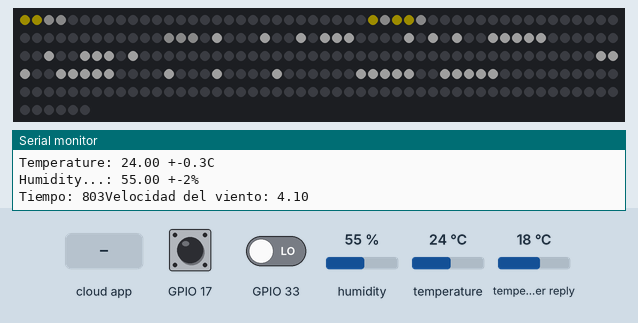
This program was run on a simulated ESP32. On the bench: 256 RGB LEDs in strip order, left to right, continuing on the next row, the last lines printed to the serial monitor. The inputs (shaded band) are chosen by the test bench; at power-on: GPIO 17 HIGH, GPIO 33 LOW, humidity 55 %, temperature 24 °C, temperature in the weather reply 18 °C. Dim RGB values are drawn brighter than linear; the local clock reads 2024-03-15 10:24:30 at power-on unless the program sets it; storage starts empty; random numbers use the default seed unless the program sets one; web services answer with replies made up by the test bench. At 37.9 s the program puts the board to deep sleep or switches it off; the recording ends there.

Above: at 2.7 s.
2.8 s: the phone or cloud app sets AMBIENTE to 1
At 5.8 s:
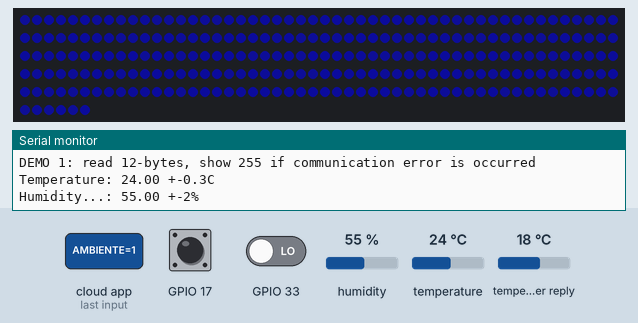
7.7 s: the phone or cloud app sets BRILLO to 1
At 10.0 s:
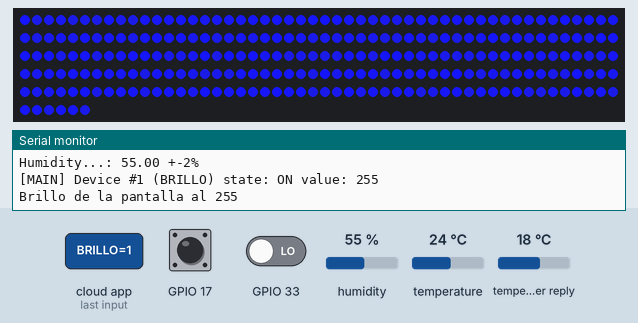
10.8 s: the phone or cloud app sets AMBIENTE to 0
At 13.29 s:
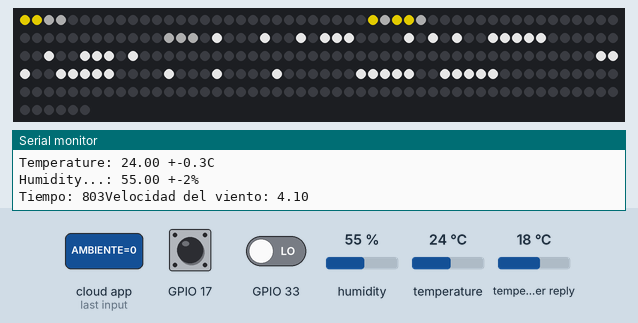
13.4 s: GPIO 17 pulled LOW for 1 s
At 14.87 s:
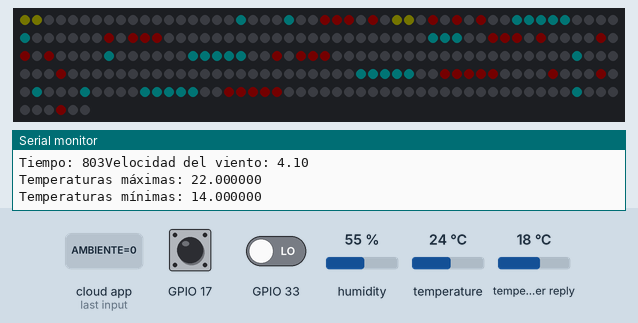
15.0 s: GPIO 17 pulled LOW for 3.2 s
At 20.9 s:
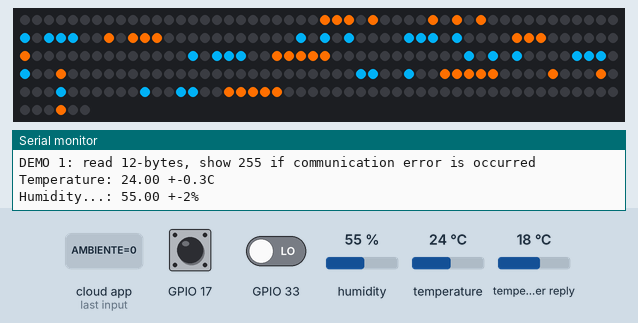
Timing chart, 0 to 22.4 s (numbered marks = the images above; inputs shaded):
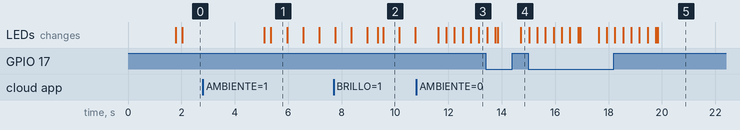

The program:

main.cpp
```cpp
//          CÓDIGO PRINCIPAL DISPOSITIVO RELEXA
//                Autor: Antonio Vázquez Pérez

//Activar para depurar
#define DEBUG 1

#include <Arduino.h>
#include "Perifericos.h"
#include "Red.h"
#include "Escenas.h"


//ALEXA

fauxmoESP conexionAlexa;

//PANTALLA
CRGB leds[NUMPIXELS];
int brillo = 30;
int colorAmbiente = 0x2020C0;

//RTC
ThreeWire myWire(RELPIN_DAT, RELPIN_CLK, RELPIN_CS); // IO, SCLK, CE
RtcDS1302<ThreeWire> rtc(myWire);

//SENSOR PIR (WAKE FROM DEEP SLEEP)
unsigned long ultimaActividad;          //Guarda en que momento se realizó la última actividad (millis)

//SENSOR DE TEMPERATURA Y HUMEDAD
AHT10 myAHT10(AHT10_ADDRESS_0X38);
uint8_t readStatus = 0;

/*CONTROL DE ESCENAS
    0 -> Escena reloj
    1 -> Escena temperatura y humedad
*/
int escenario = 0;
void administradorDeEscenas();
unsigned long millisUltimaLlamada = 0; //Para evitar rebote del botón

void setup() {
    if(DEBUG) Serial.begin(115200);

    //Para evitar deslumbrar, por la noche, se pone el brillo por defecto en bajo
    RtcDateTime fecha = obtenerFechaRTC(rtc);
    if(fecha.Hour() < 7 || fecha.Hour() > 22)
    {
        Serial.println("Brillo reducido");
        brillo = 4;
    }

    conectaWiFi();

    inicializaAlexa(&conexionAlexa);


    conexionAlexa.setState(1, true, brillo);    //Reportamos nuestro nivel de brillo de pantalla a alexa
    conexionAlexa.setState(2, false, 0);        //La pantalla ambiente por defecto desactivada

    conexionAlexa.onSetState([](unsigned char device_id, const char * device_name, bool state, unsigned char value) {

        Serial.printf("[MAIN] Device #%d (%s) state: %s value: %d\n", device_id, device_name, state ? "ON" : "OFF", value);

        if (strcmp(device_name, "RELEXIA")==0) {
            Serial.println("RELEXIA activado ");
        } else if (strcmp(device_name, "BRILLO")==0) {
            if(state==false){
                FastLED.setBrightness(0);
                FastLED.show();
            }else{
                brillo = value;
                Serial.printf("Brillo de la pantalla al %d \n", brillo);
                FastLED.setBrightness(value);
                FastLED.show();
            }

        } else if (strcmp(device_name, "AMBIENTE")==0) {
            if(state == true){
                escenario = 3;
                if(value > 220 && value < 254)
                {
                    colorAmbiente = 0xF41E1E;   //Rojo
                }
                else
                {
                    colorAmbiente = 0x1515B0;   //Azul
                }
            }else{
                escenario = 0;
            }

        }

    });

    inicializaSD();
    inicializaReloj(rtc);
    inicializaHumTemp(myAHT10);

    if(obtenerFechaRTC(rtc).Year()<2020)
    {
        cargaFecha(rtc);
    }
    imprimirFechaRTC(obtenerFechaRTC(rtc));
    pinMode(BOTONACCION, INPUT_PULLUP);

    //Se asigna el pin encargado de atender a las interrupciones del sensor de presencia
    pinMode(WAKE_PIN, INPUT);
    esp_sleep_enable_ext0_wakeup(WAKE_PIN,1);

    inicializaPantalla(leds, brillo);

    ultimaActividad = millis();
}

void loop() {

    Serial.println(F("DEMO 1: read 12-bytes, show 255 if communication error is occurred"));
    Serial.print(F("Temperature: ")); Serial.print(obtenerTemperatura(myAHT10)); Serial.println(F(" +-0.3C")); //by default "AHT10_FORCE_READ_DATA"
    Serial.print(F("Humidity...: ")); Serial.print(obtenerHumedad(myAHT10));    Serial.println(F(" +-2%"));   //by default "AHT10_FORCE_READ_DATA"
    conexionAlexa.handle();
    switch (escenario)
    {
    case 0:
        escenaReloj(rtc, leds, &escenario, &ultimaActividad, &conexionAlexa, &brillo);
        break;
    case 1:
        escenaPrevision(leds, &escenario, &ultimaActividad, &conexionAlexa, &brillo);
        break;
    case 2:
        escenaTempHum(myAHT10, leds, &escenario, &ultimaActividad, &conexionAlexa, &brillo);
        break;
    case 3:
        escenaLuz(leds, &escenario, &conexionAlexa, &brillo, &colorAmbiente);
        break;

    default:
        break;
    }

}
```

Measured:
- after the input at 2.8 s, the LEDs: first change after 2.3 s (image 1 shows a later state)
